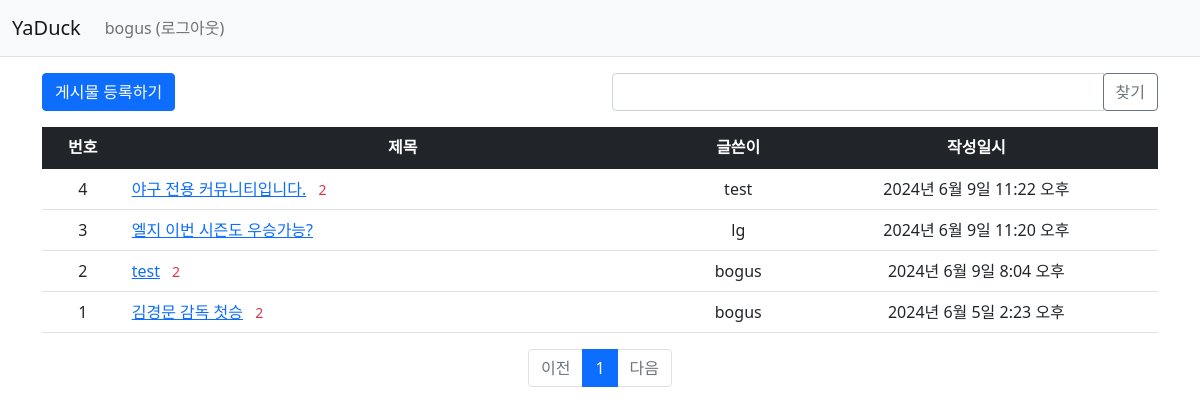
The app's page / (signed in) with its own data.
### yaduck/models.py (models this page shows, shortened)
class Question(models.Model):
    author = models.ForeignKey(User, on_delete=models.CASCADE, related_name='author_question')
    subject = models.CharField(max_length=200)
    content = models.TextField()
    create_date = models.DateTimeField()
    modify_date = models.DateTimeField(null=True, blank=True)
    voter = models.ManyToManyField(User, related_name='voter_question')
    category = models.ForeignKey(Category, on_delete=models.SET_NULL, null=True, related_name='questions')

### yaduck/views.py (the view, shortened to what this page needs)
# urls.py: path('', views.index),
def index(request):
    page = request.GET.get('page', '1')  # 페이지
    kw = request.GET.get('kw', '')  # 검색어
    question_list = Question.objects.order_by('-create_date')
    paginator = Paginator(question_list, 10)  # 페이지당 10개씩 보여주기
    page_obj = paginator.get_page(page)
    context = {'question_list': page_obj, 'page': page, 'kw': kw}
    return render(request, 'yaduck/question_list.html', context)

### yaduck/templatetags/yaduck_filter.py (called while the page is built)
@register.filter
def sub(value, arg):
    return value - arg

### templates/yaduck/question_list.html (shortened to what this page needs)
{% extends 'base.html' %}
{% load yaduck_filter %}
{% block content %}
<div class="container my-3">
    <div class="row my-3">
        <div class="col-6">
            <a href="{% url 'yaduck:question_create' %}" class="btn btn-primary">게시물 등록하기</a>
        </div>
        <div class="col-6">
            <div class="input-group">
                <input type="text" id="search_kw" class="form-control" value="{{ kw|default_if_none:'' }}">
                <div class="input-group-append">
                    <button class="btn btn-outline-secondary" type="button" id="btn_search">찾기</button>
                </div>
            </div>
        </div>
    </div>
    <table class="table">
        <thead>
        <tr class="text-center table-dark">
            <th>번호</th>
            <th style="width:50%">제목</th>
            <th>글쓴이</th>
            <th>작성일시</th>
        </tr>
        </thead>
        <tbody>
        {% if question_list %}
        {% for question in question_list %}
        <tr class="text-center">
            <td>
                {{ question_list.paginator.count|sub:question_list.start_index|sub:forloop.counter0|add:1 }}
            </td>
            <td class="text-start">
                <a href="{% url 'yaduck:detail' question.id %}">{{ question.subject }}</a>
                {% if question.answer_set.count > 0 %}
    <span class="text-danger small mx-2">{{ question.answer_set.count }}</span>
    {% endif %}
            </td>
            <td>{{ question.author.username }}</td>
            <td>{{ question.create_date }}</td>
        </tr>
        {% endfor %}
        {% else %}
        <tr>
            <td colspan="4">질문이 없습니다.</td>
        </tr>
        {% endif %}
        </tbody>
    </table>
    <ul class="pagination justify-content-center">
        {% if question_list.has_previous %}
        <li class="page-item">
            <a class="page-link" data-page="{{ question_list.previous_page_number }}"
               href="javascript:void(0)">이전</a>
        </li>
        {% else %}
        <li class="page-item disabled">
            <a class="page-link" tabindex="-1" aria-disabled="true"
               href="javascript:void(0)">이전</a>
        </li>
        {% endif %}
        {% for page_number in question_list.paginator.page_range %}
        {% if page_number >= question_list.number|add:-5 and page_number <= question_list.number|add:5 %}
        {% if page_number == question_list.number %}
        <li class="page-item active" aria-current="page">
            <a class="page-link" data-page="{{ page_number }}"
               href="javascript:void(0)">{{ page_number }}</a>
        </li>
        {% else %}
        <li class="page-item">
            <a class="page-link" data-page="{{ page_number }}"
               href="javascript:void(0)">{{ page_number }}</a>
        </li>
        {% endif %}
        {% endif %}
        {% endfor %}
        {% if question_list.has_next %}
        <li class="page-item">
            <a class="page-link" data-page="{{ question_list.next_page_number }}"
               href="javascript:void(0)">다음</a>
        </li>
        {% else %}
        <li class="page-item disabled">
            <a class="page-link" tabindex="-1" aria-disabled="true"
               href="javascript:void(0)">다음</a>
        </li>
        {% endif %}
    </ul>
</div>
{% endblock %}

### templates/navbar.html (shortened to what this page needs)
<nav class="navbar navbar-expand-lg navbar-light bg-light border-bottom">
    <div class="container-fluid">
        <a class="navbar-brand" href="{% url 'yaduck:index' %}">YaDuck</a>
        <div class="collapse navbar-collapse" id="navbarSupportedContent">
            <ul class="navbar-nav me-auto mb-2 mb-lg-0">
                <li class="nav-item">
                    {% if user.is_authenticated %}
                    <a class="nav-link" href="{% url 'common:logout' %}">{{ user.username }} (로그아웃)</a>
                    {% else %}
                    <a class="nav-link" href="{% url 'common:login' %}">로그인</a>
                    {% endif %}
                </li>
            </ul>
        </div>
    </div>
</nav>

### records on screen
Question: paginator.count|sub "4", subject "야구 전용 커뮤니티입니다.", answer_set.count "2", author.username "test", create_date "2024년 6월 9일 11:22 오후"
Question: paginator.count|sub "3", subject "엘지 이번 시즌도 우승가능?", author.username "lg", create_date "2024년 6월 9일 11:20 오후"
Question: paginator.count|sub "2", subject "test", answer_set.count "2", author.username "bogus", create_date "2024년 6월 9일 8:04 오후"
Question: paginator.count|sub "1", subject "김경문 감독 첫승", answer_set.count "2", author.username "bogus", create_date "2024년 6월 5일 2:23 오후"

### other values on screen
{{ user.username }} "bogus"
{{ page_number }} "1"
